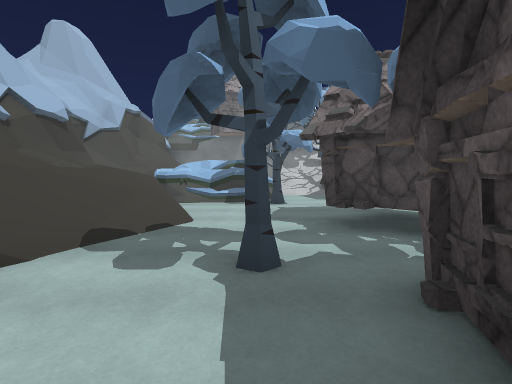
[1] (above)

24 first-person views from a walk through a scene from a Unity 3-D project. The camera is 1.5 m above the floor, tilts 4° down and sees 80° across. The floor is counted in squares, 2 m on a side. Each view is taken from the middle of a square. On the plan, view 1 faces up. The plan holds only what a view shows up to about 10 squares ahead; the rest is blank. The place goes on beyond the plan. The player is left out. Some surface patterns are stand-ins.

[2]
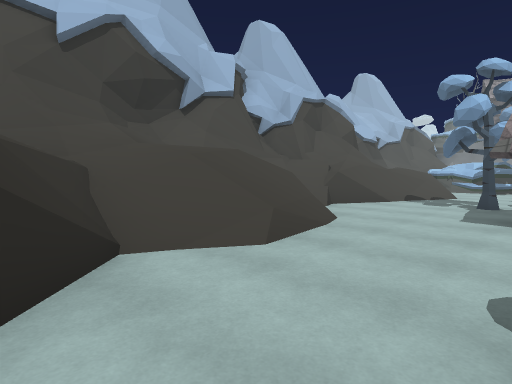

[3]
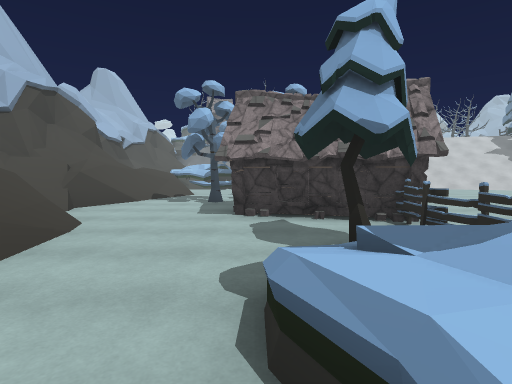

[4]
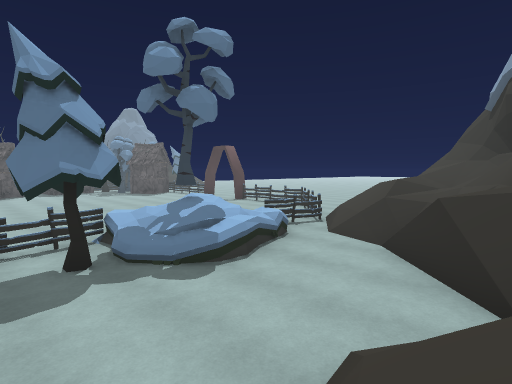

[5]
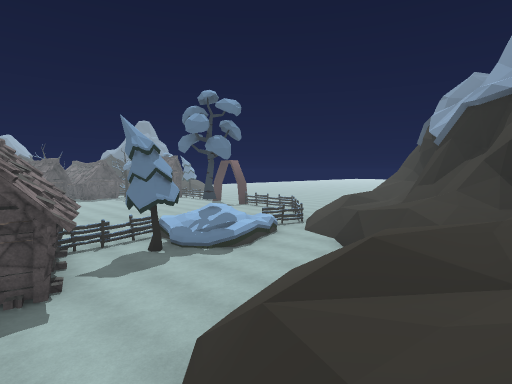

[6]
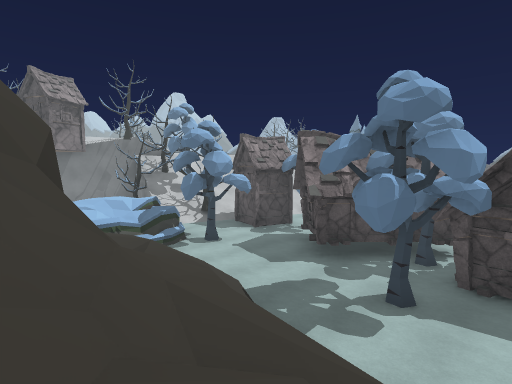

[7]
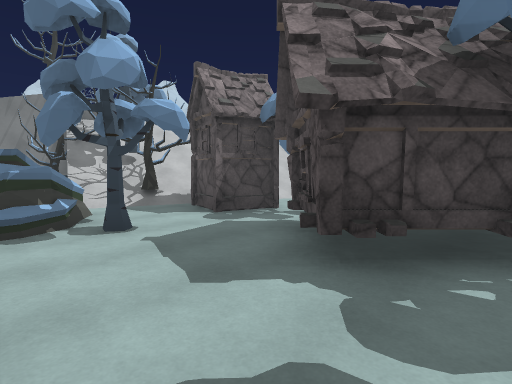

[8]
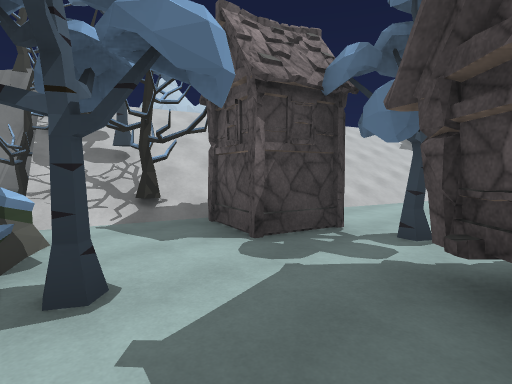

[9]
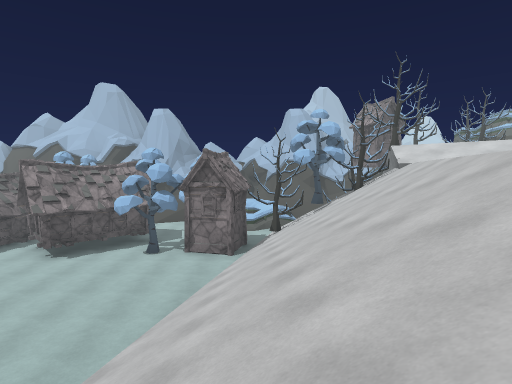

[10]
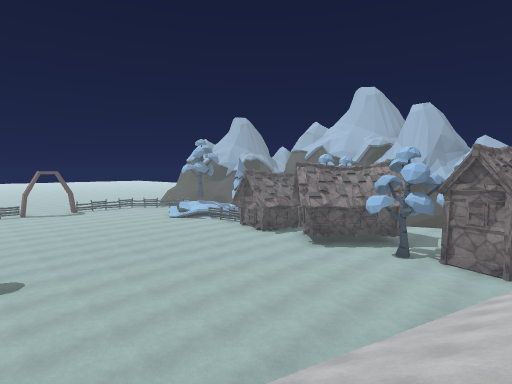

[11]
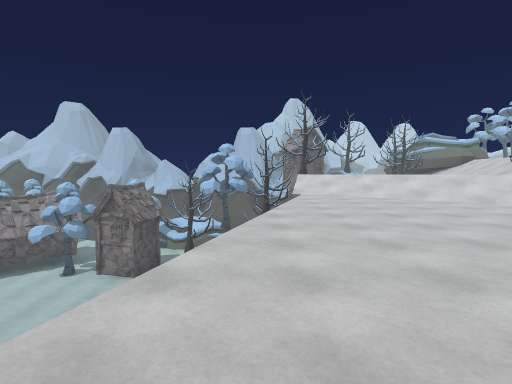

[12]
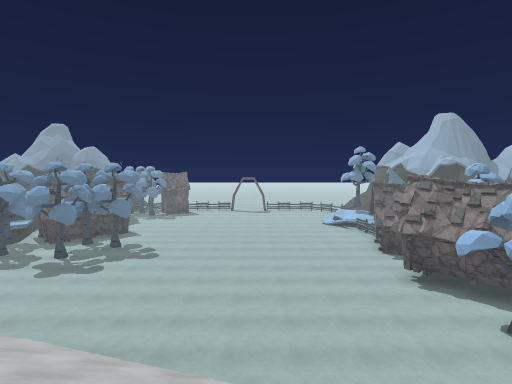

[13]
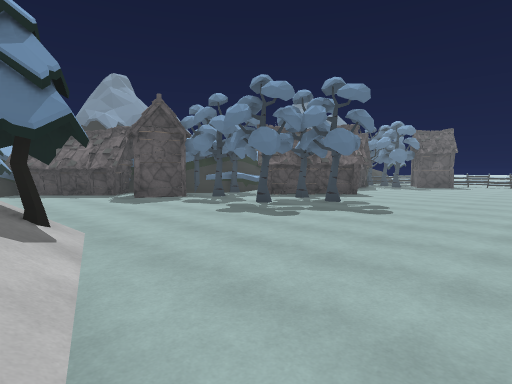

[14]
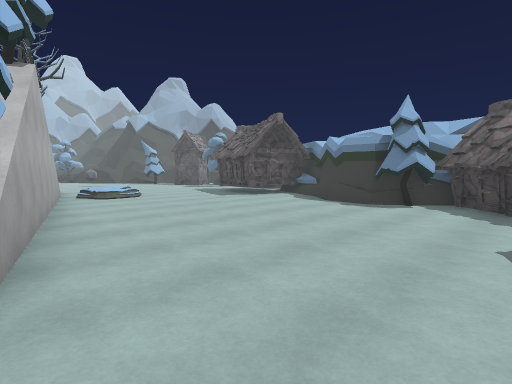

[15]
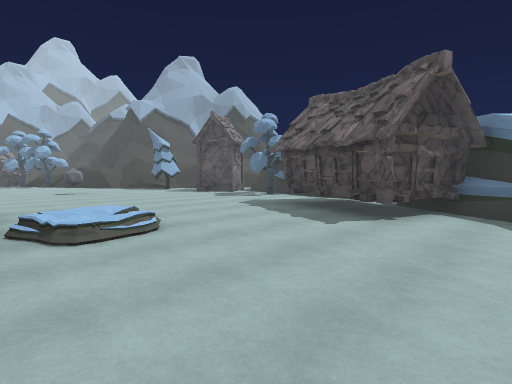

[16]
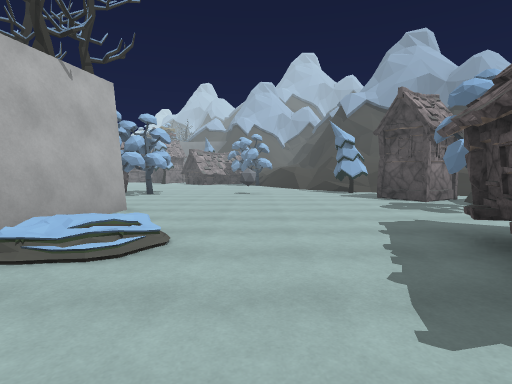

[17]
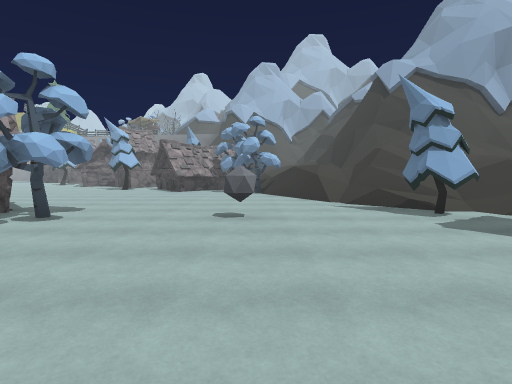

[18]
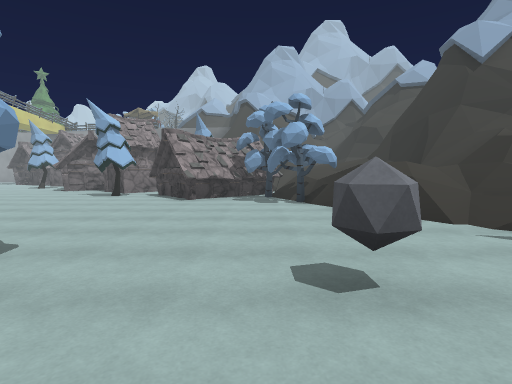

[19]
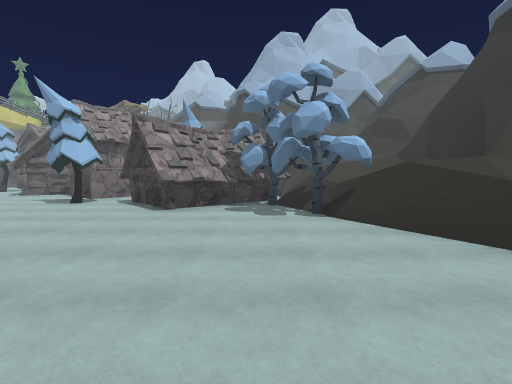

[20]
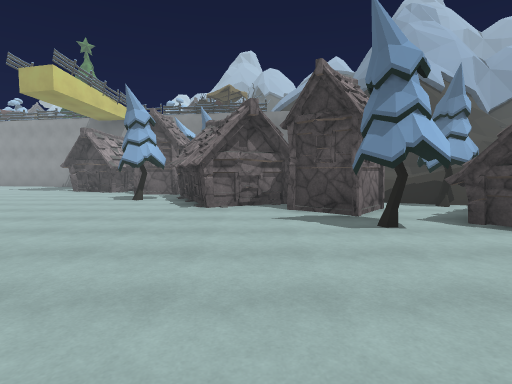

[21]
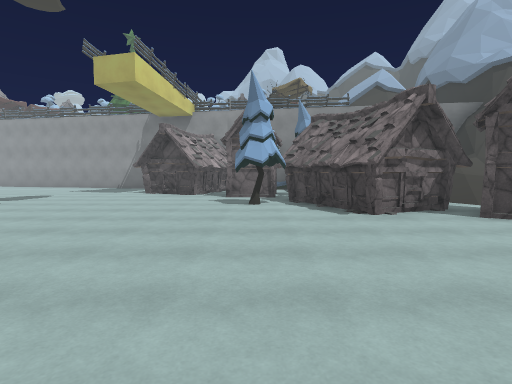

[22]
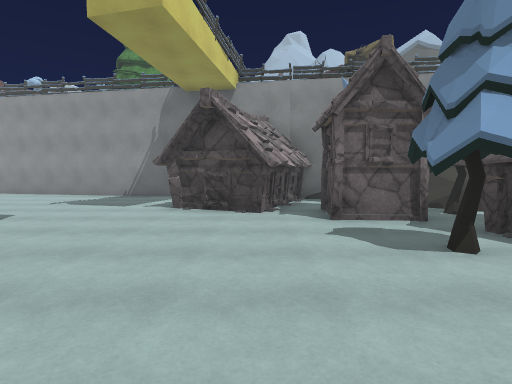

[23]
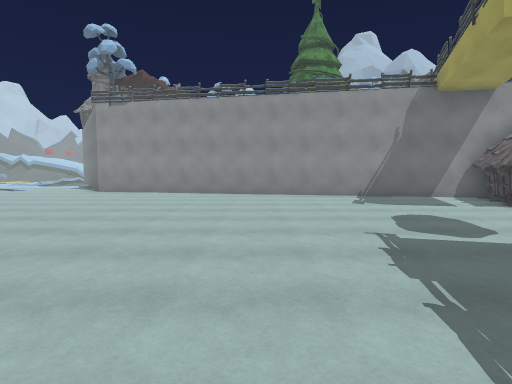

[24]
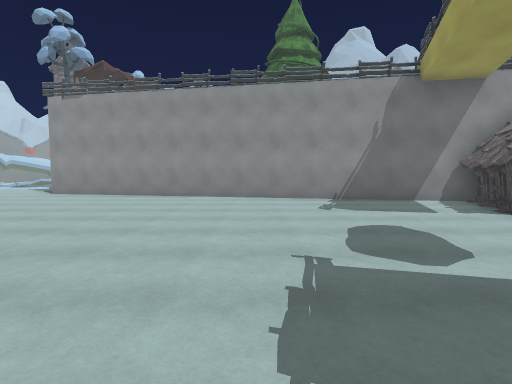

### Floor plan
Key: @ floor where view 1 was taken; # wall or solid block; x gap in a wall; . main floor; : floor 1 m higher than the main floor; + floor 2 m higher than the main floor; * floor 5 m higher than the main floor; % floor 6 m higher than the main floor; & floor 6.25 m higher than the main floor; / step, stairs or slope; = window, fence, low wall or low ledge; ^ raised ledge; v drop or lower ground; T tree; F fence; P pine tree; B ball.
Columns run from 7 left of view 1 to 21 right of it. Each row starts with its distance up from view 1.
 39 #####
 38 ....#FFF#
 37 .........F###
 36 ............#
 35 ........... ##
 34  ..........######P    #
 33   ...........###PP   /#####
 32   ..............#   // ///
 31    ............P## .///
 30     ..... .......###./Pv //
 29      ...   ........##.#  //
 28       .    .........#.# #///#
 27             ........P####T//#
 26              .........##TT: #
 25               ...........TT =
 24                . .........=//
 23                   ........//=
 22                     ......./=
 21                      .......P
 20           //        #T...B..P
 19           %/        TTT......
 18             //        .......
 17            ///*       .......
 16           &//****    T#.....T
 15          &//******    #......
 14          T//*******   #......
 13         ##T//*******  #//..##
 12         TT//////***** .....##
 11         /T////////// F.....##
 10  ###  =#//T//////// P#......#
  9    #= +#..//////////P#......#
  8    # ==#..##.////// P......##
  7    ###=T........////P......##
  6    # =.....T........P......P#
  5    ##==..##................##
  4    ##=..#^^#..............##
  3    #==...T##............###
  2   ##=#.T###..........T..#
  1   #//...###............T
  0  ##///.@##F.. ......TT##
 -1  #////....#..  .......#
 -2  ##///=..PF..........##
 -3   #////..##=.........
 -4   #=##..=#T=  ......
 -5     ###..==   .. ..
 -6     ###=x#.
 -7      ##  F.

Positions as (right, up) in squares from view 1, and headings:
1: (0, 0), facing up
2: (1, -5), facing up-left
3: (1, -5), facing up
4: (-2, -1), facing down-right
5: (-4, 1), facing down-right
6: (-4, 1), facing up-right
7: (-1, 3), facing up-right
8: (0, 5), facing up-right
9: (12, 9), facing left
10: (12, 9), facing down-left
11: (13, 12), facing left
12: (8, 11), facing down
13: (9, 7), facing down-right
14: (13, 4), facing up-right
15: (15, 9), facing up-right
16: (18, 10), facing up
17: (18, 15), facing up
18: (17, 18), facing up
19: (17, 20), facing up
20: (11, 23), facing up
21: (8, 24), facing up
22: (6, 28), facing up
23: (-1, 28), facing up
24: (0, 29), facing up
